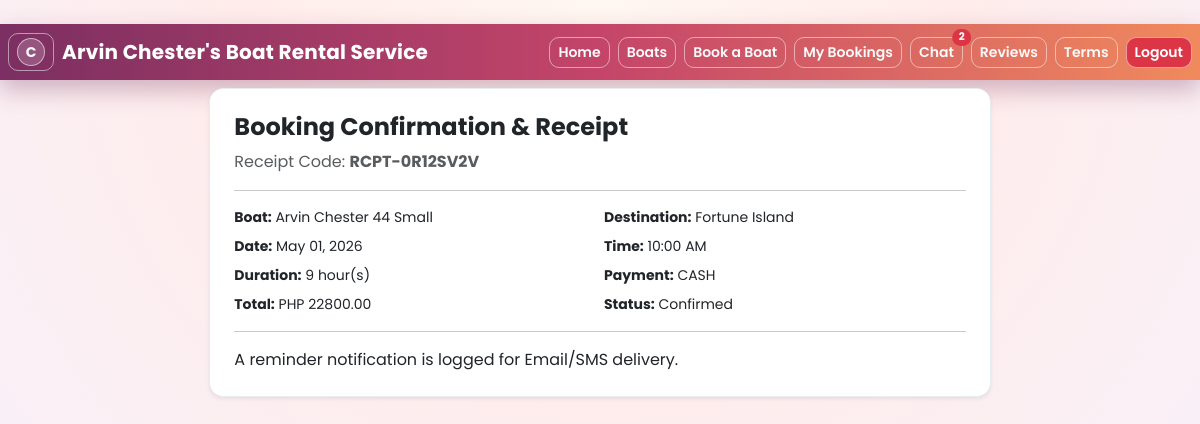
Page /receipt/1 (signed in) on the committed database.
### app.py (models this page shows, shortened)
class User(UserMixin, db.Model):
    id = db.Column(db.Integer, primary_key=True)
    full_name = db.Column(db.String(120), nullable=False)
    email = db.Column(db.String(120), unique=True, nullable=False)
    phone = db.Column(db.String(40), nullable=False)
    bio = db.Column(db.Text, default="")
    profile_image_path = db.Column(db.String(255))
    last_seen_at = db.Column(db.DateTime, default=datetime.now)
    password_hash = db.Column(db.String(255), nullable=False)
    role = db.Column(db.String(20), default="customer", nullable=False)  # customer, owner, admin
    created_at = db.Column(db.DateTime, default=datetime.utcnow)

class Booking(db.Model):
    id = db.Column(db.Integer, primary_key=True)
    customer_id = db.Column(db.Integer, db.ForeignKey("user.id"), nullable=False)
    boat_id = db.Column(db.Integer, db.ForeignKey("boat.id"), nullable=False)
    beach_id = db.Column(db.Integer, db.ForeignKey("beach.id"), nullable=False)
    booking_date = db.Column(db.Date, nullable=False)
    booking_time = db.Column(db.Time, nullable=False)
    duration_hours = db.Column(db.Integer, nullable=False)
    total_price = db.Column(db.Float, nullable=False)
    payment_method = db.Column(db.String(20), nullable=False)  # cash, gcash
    notes = db.Column(db.Text, default="")
    status = db.Column(db.String(20), default="Pending")
    receipt_code = db.Column(db.String(30), nullable=False)
    transaction_receipt_path = db.Column(db.String(255))
    created_at = db.Column(db.DateTime, default=datetime.now)

class Boat(db.Model):
    id = db.Column(db.Integer, primary_key=True)
    name = db.Column(db.String(120), nullable=False)
    capacity = db.Column(db.Integer, nullable=False)
    hourly_rate = db.Column(db.Float, nullable=False)
    available_for_fishing = db.Column(db.Boolean, default=True)
    description = db.Column(db.Text, default="")
    image_url = db.Column(db.String(255), nullable=False)
    owner_id = db.Column(db.Integer, db.ForeignKey("user.id"), nullable=False)

class Beach(db.Model):
    id = db.Column(db.Integer, primary_key=True)
    name = db.Column(db.String(120), unique=True, nullable=False)
    image_url = db.Column(db.String(255), nullable=False)
    description = db.Column(db.Text, default="")

### app.py (the view)
@app.route("/receipt/<int:booking_id>")
@login_required
def receipt(booking_id):
    booking = db.session.get(Booking, booking_id)
    if not booking or booking.customer_id != current_user.id:
        flash("Receipt not found.", "danger")
        return redirect(url_for("my_bookings"))
    boat = db.session.get(Boat, booking.boat_id)
    beach = db.session.get(Beach, booking.beach_id)
    return render_template("receipt.html", booking=booking, boat=boat, beach=beach)

### app.py (called while the page is built)
@login_manager.user_loader
def load_user(user_id):
    return db.session.get(User, int(user_id))

@app.before_request
def update_last_seen():
    if current_user.is_authenticated:
        current_user.last_seen_at = datetime.now()
        db.session.commit()

@app.context_processor
def inject_counts():
    if current_user.is_authenticated:
        notif_count = Notification.query.filter_by(user_id=current_user.id).count()
        chat_notif_count = (
            db.session.query(db.func.count(Message.id))
            .filter(Message.receiver_id == current_user.id, Message.seen_at.is_(None))
            .scalar()
        )
        return {"notif_count": notif_count, "chat_notif_count": chat_notif_count}
    return {"notif_count": 0, "chat_notif_count": 0}

### templates/receipt.html
{% extends 'base.html' %}
{% block content %}
<div class="row justify-content-center">
  <div class="col-lg-8">
    <div class="card shadow-sm">
      <div class="card-body p-4">
        <h4>Booking Confirmation & Receipt</h4>
        <p class="text-muted">Receipt Code: <strong>{{ booking.receipt_code }}</strong></p>
        <hr>
        <div class="row g-2 small">
          <div class="col-md-6"><strong>Boat:</strong> {{ boat.name }}</div>
          <div class="col-md-6"><strong>Destination:</strong> {{ beach.name }}</div>
          <div class="col-md-6"><strong>Date:</strong> {{ booking.booking_date.strftime('%B %d, %Y') }}</div>
          <div class="col-md-6"><strong>Time:</strong> {{ booking.booking_time.strftime('%I:%M %p') }}</div>
          <div class="col-md-6"><strong>Duration:</strong> {{ booking.duration_hours }} hour(s)</div>
          <div class="col-md-6"><strong>Payment:</strong> {{ booking.payment_method|upper }}</div>
          <div class="col-md-6"><strong>Total:</strong> PHP {{ '%.2f'|format(booking.total_price) }}</div>
          <div class="col-md-6"><strong>Status:</strong> {{ booking.status }}</div>
        </div>
        <hr>
        <p class="mb-0">A reminder notification is logged for Email/SMS delivery.</p>
      </div>
    </div>
  </div>
</div>
{% endblock %}

### templates/base.html (shortened to what this page needs)
﻿<!doctype html>
<html lang="en">
<head>
  <link href="https://cdn.jsdelivr.net/npm/bootstrap@5.3.3/dist/css/bootstrap.min.css" rel="stylesheet">
  <link rel="stylesheet" href="{{ url_for('static', filename='css/style.css') }}">
</head>
<body>
  <nav class="navbar navbar-expand-lg navbar-dark custom-nav">
    <div class="container-fluid px-2">
      {% if current_user.is_authenticated %}
        <a class="btn btn-sm btn-outline-light nav-pill me-2 ms-0" href="{{ url_for('profile') }}" title="Profile">
          {% if current_user.profile_image_path %}
            <img src="{{ current_user.profile_image_path }}" alt="Profile" class="profile-avatar-img">
          {% else %}
            <span class="profile-avatar">{{ current_user.full_name[:1] }}</span>
          {% endif %}
        </a>
      {% endif %}
      <a class="navbar-brand fw-bold" href="{{ url_for('index') }}">Arvin Chester's Boat Rental Service</a>
      <div class="collapse navbar-collapse" id="navMenu">
        <ul class="navbar-nav ms-auto gap-2 w-100 justify-content-end">
          <li class="nav-item"><a class="btn btn-sm btn-outline-light nav-pill" href="{{ url_for('index') }}">Home</a></li>
          {% if not (current_user.is_authenticated and current_user.role == 'owner') %}
            <li class="nav-item"><a class="btn btn-sm btn-outline-light nav-pill" href="{{ url_for('boats') }}">Boats</a></li>
          {% endif %}
          {% if not (current_user.is_authenticated and current_user.role in ['admin', 'owner']) %}
            <li class="nav-item"><a class="btn btn-sm btn-outline-light nav-pill" href="{{ url_for('book') }}">Book a Boat</a></li>
          {% endif %}
          {% if current_user.is_authenticated %}
            {% if current_user.role == 'admin' %}
              <li class="nav-item"><a class="btn btn-sm btn-outline-light nav-pill" href="{{ url_for('admin_bookings') }}">Booked Boats</a></li>
            {% elif current_user.role == 'owner' %}
              <li class="nav-item"><a class="btn btn-sm btn-outline-light nav-pill" href="{{ url_for('owner_booked_boats') }}">Booked Boats</a></li>
            {% else %}
              <li class="nav-item"><a class="btn btn-sm btn-outline-light nav-pill" href="{{ url_for('my_bookings') }}">My Bookings</a></li>
            {% endif %}
            <li class="nav-item">
              <a class="btn btn-sm btn-outline-light nav-pill position-relative" href="{{ url_for('chat') }}">
                Chat
                {% if chat_notif_count > 0 %}
                  <span class="position-absolute top-0 start-100 translate-middle badge rounded-pill text-bg-danger">{{ chat_notif_count }}</span>
                {% endif %}
              </a>
            </li>
            <li class="nav-item"><a class="btn btn-sm btn-outline-light nav-pill" href="{{ url_for('reviews') }}">Reviews</a></li>
            <li class="nav-item"><a class="btn btn-sm btn-outline-light nav-pill" href="{{ url_for('terms') }}">Terms</a></li>
            <li class="nav-item"><a class="btn btn-sm btn-danger nav-pill" href="{{ url_for('logout') }}">Logout</a></li>
          {% endif %}
        </ul>
      </div>
    </div>
  </nav>
  <main class="{% if request.endpoint == 'index' %}container py-4{% else %}container-fluid px-2 py-2{% endif %}">
    {% block content %}{% endblock %}
  </main>
</body>
</html>

### static/css/style.css (style rules this page uses)
body { font-family: "Poppins", "Segoe UI", sans-serif; background: radial-gradient(circle at top, #fff7f1 0%, #ffeceb 36%, #f4f3ff 100%); color: #3d2c2e; min-height: 100vh; }
.custom-nav { background: linear-gradient(90deg, #7b2f62, #c44569, #f08a5d); box-shadow: 0 10px 25px rgba(104, 33, 78, 0.3); }
.nav-pill { border-radius: 999px; backdrop-filter: blur(8px); border-color: rgba(255, 255, 255, 0.5) !important; transition: all 0.2s ease; }
.navbar-brand { letter-spacing: 0.2px; }
.profile-avatar { width: 28px; height: 28px; border-radius: 50%; display: inline-flex; align-items: center; justify-content: center; font-weight: 700; background: rgba(255, 255, 255, 0.18); border: 1px solid rgba(255, 255, 255, 0.55); }
.card { border: 1px solid #e6edf0; border-radius: 14px; box-shadow: 0 10px 30px rgba(14, 39, 57, 0.06); }
h2, h3, h4, h5, h6 { font-weight: 700; }
.btn { border-radius: 10px; font-weight: 600; }

### rows in the picture
User: full_name "C"
Booking: receipt_code "RCPT-0R12SV2V", booking_date "May 01, 2026", booking_time "10:00 AM", duration_hours "9", payment_method "CASH", total_price "22800.00", status "Confirmed"
Boat: name "Arvin Chester 44 Small"
Beach: name "Fortune Island"

### other values in the picture
{{ chat_notif_count }} "2"
